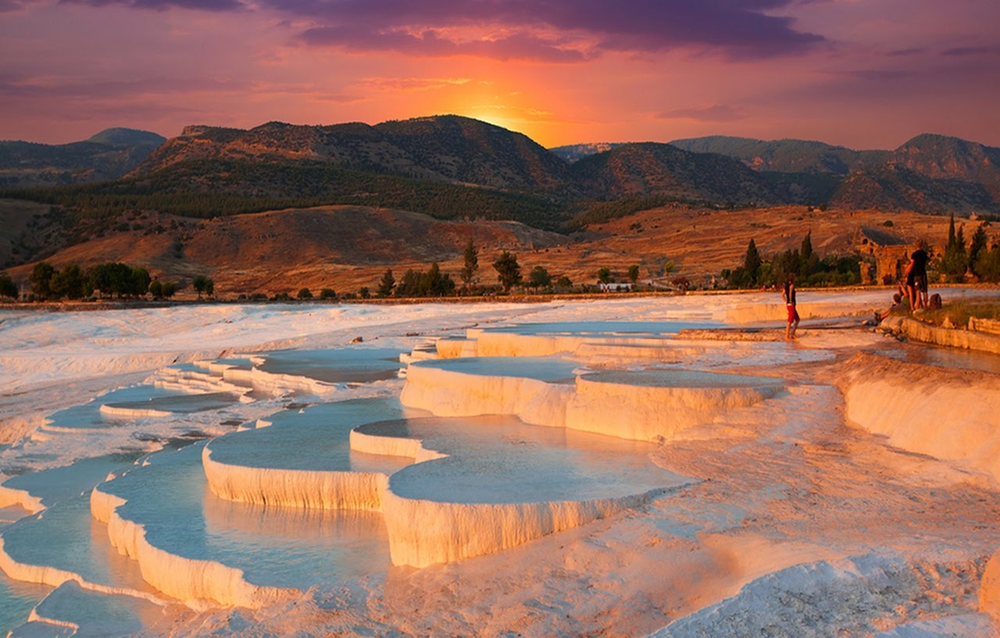
#> input picture images/test-images/img.png, 1000 x 638 px, shrunk from 1280 x 816 before the run
$ jupyter execute feature_extraction.ipynb
#> lines starting #> are read from the running program, lines starting #| are printed output that depends on the picture; long printed decimals are rounded
[cell 1]
import cv2
import numpy as np
from skimage.feature import hog, local_binary_pattern
from sklearn.metrics.pairwise import cosine_similarity
from skimage.metrics import structural_similarity as ssim
from sklearn.metrics import mean_squared_error

# Calculation of Image Similarity with Feature Extraction Methods

[cell 2]
# HOG özelliklerini çıkarma
def extract_hog_features(image):
    # Ensure the image is grayscale
    if len(image.shape) == 3:  # Check if the image is multi-channel
        image = cv2.cvtColor(image, cv2.COLOR_BGR2GRAY)

    hog_features, _ = hog(image, pixels_per_cell=(8, 8),
                          cells_per_block=(2, 2), block_norm='L2-Hys',
                          visualize=True)
    return hog_features

[cell 3]
# SURF özelliklerini çıkarma
def extract_surf_features(image):
    surf = cv2.xfeatures2d.SURF_create()
    keypoints, descriptors = surf.detectAndCompute(image, None)
    return descriptors

[cell 4]
def extract_sift_features(image):
    sift = cv2.SIFT_create()
    keypoints, descriptors = sift.detectAndCompute(image, None)
    return descriptors

[cell 5]
# LBP özelliklerini çıkarma
def extract_lbp_features(image):
    radius = 1
    n_points = 8 * radius
    lbp = local_binary_pattern(image, n_points, radius, method='uniform')
    n_bins = int(lbp.max() + 1)
    lbp_hist, _ = np.histogram(lbp, bins=n_bins, range=(0, n_bins), density=True)
    return lbp_hist

[cell 6]
def pad_descriptors(descriptor1, descriptor2):
    max_length = max(descriptor1.shape[0], descriptor2.shape[0])
    padded_descriptor1 = np.zeros((max_length, descriptor1.shape[1]))
    padded_descriptor2 = np.zeros((max_length, descriptor2.shape[1]))
    padded_descriptor1[:descriptor1.shape[0], :] = descriptor1
    padded_descriptor2[:descriptor2.shape[0], :] = descriptor2
    return padded_descriptor1.flatten(), padded_descriptor2.flatten()

# Calculation of Image Similarity with SSIM and MSE

[cell 7]
# SSIM benzerlik skoru hesaplama
def calculate_ssim(image1, image2):
    score, _ = ssim(image1, image2, full=True)
    return score

[cell 8]
# MSE benzerlik skoru hesaplama
def calculate_mse(image1, image2):
    mse_score = mean_squared_error(image1.flatten(), image2.flatten())
    return 1 / (1 + mse_score)

[cell 9]
# Histogram Similarity
def calculate_histogram_similarity(image1, image2):
    hist1 = cv2.calcHist([image1], [0], None, [256], [0, 256])
    hist2 = cv2.calcHist([image2], [0], None, [256], [0, 256])
    hist1 = cv2.normalize(hist1, hist1).flatten()
    hist2 = cv2.normalize(hist2, hist2).flatten()
    similarity = cv2.compareHist(hist1, hist2, cv2.HISTCMP_CORREL)
    return similarity

[cell 10]
# ORB Feature Matching
def calculate_orb_similarity(image1, image2):
    orb = cv2.ORB_create()
    keypoints1, descriptors1 = orb.detectAndCompute(image1, None)
    keypoints2, descriptors2 = orb.detectAndCompute(image2, None)
    bf = cv2.BFMatcher(cv2.NORM_HAMMING, crossCheck=True)
    matches = bf.match(descriptors1, descriptors2)
    matches = sorted(matches, key=lambda x: x.distance)

    orb_similarity = len(matches)
    normalized_orb_similarity = orb_similarity / max(len(keypoints1), len(keypoints2))
    return normalized_orb_similarity

[cell 11]
# İki resim arasındaki benzerlik skorunu hesaplama
def calculate_similarity(image1, image2):
    # HOG benzerlik skoru hesaplama
    hog_features1 = extract_hog_features(image1_gray)
    hog_features2 = extract_hog_features(image2_gray)
    hog_similarity = cosine_similarity([hog_features1], [hog_features2])[0][0]
    print(f'HOG similarity score: {hog_similarity}')

    # SIFT benzerlik skoru hesaplama
    sift_features1 = extract_sift_features(image1_gray)
    sift_features2 = extract_sift_features(image2_gray)
    sift_features1, sift_features2 = pad_descriptors(sift_features1, sift_features2)
    sift_similarity = cosine_similarity([sift_features1], [sift_features2])[0][0]
    print(f'SIFT similarity score: {sift_similarity}')

    # LBP benzerlik skoru hesaplama
    lbp_features1 = extract_lbp_features(image1_gray)
    lbp_features2 = extract_lbp_features(image2_gray)
    lbp_similarity = cosine_similarity([lbp_features1], [lbp_features2])[0][0]
    print(f'LBP similarity score: {lbp_similarity}')

    # Histogram benzerlik skoru hesaplama
    histogram_similarity = calculate_histogram_similarity(image1, image2)
    print(f'Histogram similarity score: {histogram_similarity}')

    # ORB benzerlik skoru hesaplama
    orb_similarity = calculate_orb_similarity(image1, image2)
    print(f'ORB similarity score: {orb_similarity}')

    # SSIM benzerlik skoru hesaplama
    ssim_score = calculate_ssim(image1, image2)
    print(f'SSIM similarity score: {ssim_score}')

    # MSE benzerlik skoru hesaplama
    mse_score = calculate_mse(image1, image2)
    print(f'MSE similarity score: {mse_score}')

    # Özellikleri birleştirme
    features1 = np.concatenate((hog_features1, sift_features1.flatten(), lbp_features1))
    features2 = np.concatenate((hog_features2, sift_features2.flatten(), lbp_features2))

    # Kosinüs benzerliğini hesaplama
    similarity = cosine_similarity([features1], [features2])
    return similarity[0][0]

[cell 12]
# Resimleri yükleme
image1 = cv2.imread('images/test-images/img.png', cv2.IMREAD_COLOR)
#> image1 is the input picture: shape (638, 1000, 3); mean B, G, R 94.1, 107.5, 147.9
image2 = cv2.imread('images/test-images/img.png', cv2.IMREAD_COLOR)

# Resimleri gri tonlamaya çevirme
image1_gray = cv2.cvtColor(image1, cv2.COLOR_BGR2GRAY)
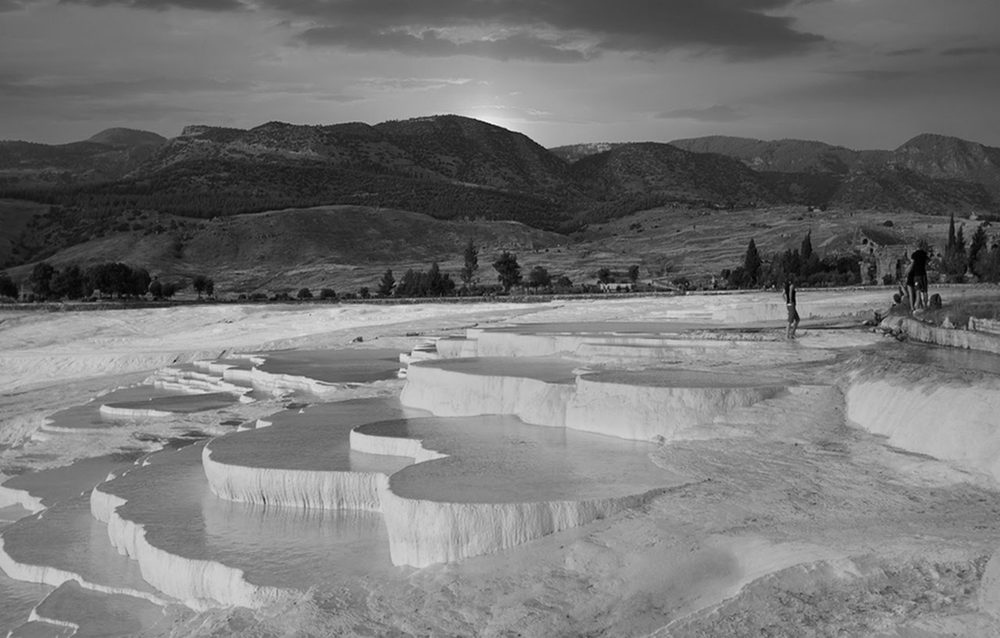
#> image1_gray: shape (638, 1000); min 0, max 244, mean 118.1
image2_gray = cv2.cvtColor(image2, cv2.COLOR_BGR2GRAY)

# Benzerlik skorunu hesaplama
similarity_score = calculate_similarity(image1_gray, image2_gray)
#> in calculate_similarity, `hog_similarity = cosine_similarity([hog_features1], [hog_features2])[0..`: hog_similarity = 1
#| HOG similarity score: 1.000
#> in extract_sift_features, `keypoints, descriptors = sift.detectAndCompute(image, None)`: keypoints = 2845 keypoints; strongest (x, y, size): (916, 284, 1.8), (360, 339, 3.6), (687, 292, 2), (788, 302, 1.9)
#> in calculate_similarity, `sift_similarity = cosine_similarity([sift_features1], [sift_features2]..`: sift_similarity = 1
#| SIFT similarity score: 1
#> in extract_lbp_features, `lbp = local_binary_pattern(image, n_points, radius, method='uniform')`:
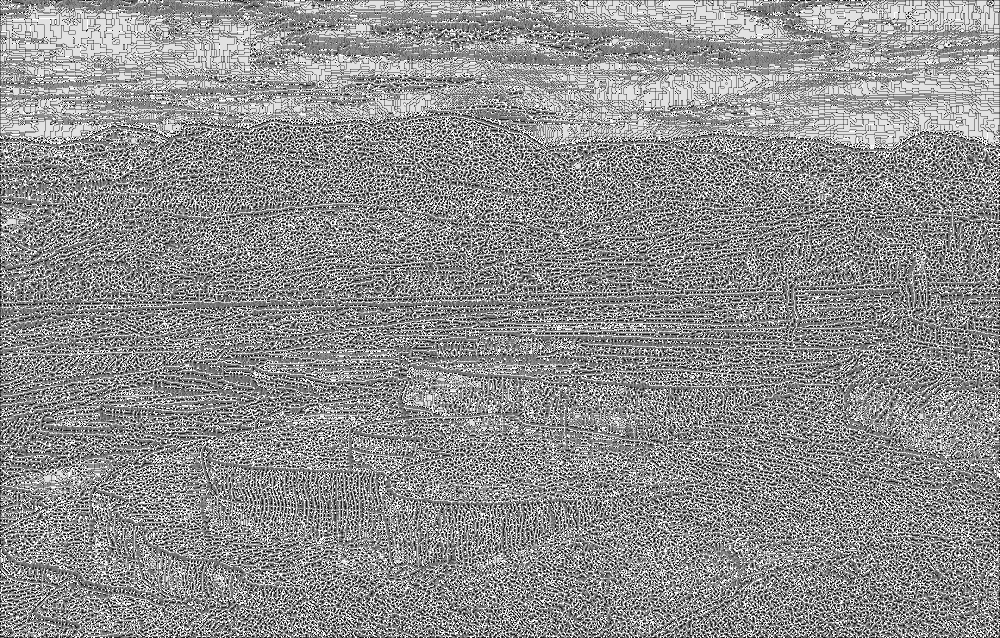
#> lbp: shape (638, 1000) float64; min 0, max 9, mean 5.06; drawn with min black and max white
#> in extract_lbp_features, `n_bins = int(lbp.max() + 1)`: n_bins = 10
#> in extract_lbp_features, `lbp_hist, _ = np.histogram(lbp, bins=n_bins, range=(0, n_bins), densit..`: lbp_hist = [0.0386, 0.0685, 0.0496, 0.112, 0.163, 0.171, 0.0794, 0.0803, 0.131, 0.107]
#> in calculate_similarity, `lbp_features1 = extract_lbp_features(image1_gray)`: lbp_features1 has the same summary as lbp_hist in extract_lbp_features
#> in calculate_similarity, `lbp_features2 = extract_lbp_features(image2_gray)`: lbp_features2 has the same summary as lbp_hist in extract_lbp_features
#> in calculate_similarity, `lbp_similarity = cosine_similarity([lbp_features1], [lbp_features2])[0..`: lbp_similarity = 1
#| LBP similarity score: 1.000
#> in calculate_histogram_similarity, `hist1 = cv2.calcHist([image1], [0], None, [256], [0, 256])`: hist1 = 256 values, max 6328 at index 143, min 0 at index 238, mean 2492.2
#> in calculate_histogram_similarity, `hist2 = cv2.calcHist([image2], [0], None, [256], [0, 256])`: hist2 has the same summary as hist1
#> in calculate_histogram_similarity, `hist1 = cv2.normalize(hist1, hist1).flatten()`: hist1 = 256 values, max 0.125 at index 143, min 0 at index 238, mean 0.0492
#> in calculate_histogram_similarity, `hist2 = cv2.normalize(hist2, hist2).flatten()`: hist2 has the same summary as hist1
#> in calculate_histogram_similarity, `similarity = cv2.compareHist(hist1, hist2, cv2.HISTCMP_CORREL)`: similarity = 1
#| Histogram similarity score: 1.0
#> in calculate_orb_similarity, `keypoints1, descriptors1 = orb.detectAndCompute(image1, None)`: keypoints1 = 500 keypoints; strongest (x, y, size): (789, 304, 31), (787, 302, 31), (606, 286, 31), (608, 287, 31)
#> in calculate_orb_similarity, `keypoints2, descriptors2 = orb.detectAndCompute(image2, None)`: keypoints2 has the same summary as keypoints1
#> in calculate_orb_similarity, `matches = bf.match(descriptors1, descriptors2)`: matches = 500 matches
#> in calculate_orb_similarity, `orb_similarity = len(matches)`: orb_similarity = 500
#> in calculate_orb_similarity, `normalized_orb_similarity = orb_similarity / max(len(keypoints1), len(..`: normalized_orb_similarity = 1
#| ORB similarity score: 1.0
#| SSIM similarity score: 1.0
#> in calculate_mse, `mse_score = mean_squared_error(image1.flatten(), image2.flatten())`: mse_score = 0
#> in calculate_similarity, `mse_score = calculate_mse(image1, image2)`: mse_score = 1
#| MSE similarity score: 1.0
#> in calculate_similarity, `similarity = cosine_similarity([features1], [features2])`: similarity = [1]
#> similarity_score = 1
print(f'The similarity score between the two images is: {similarity_score}')
#| The similarity score between the two images is: 1
